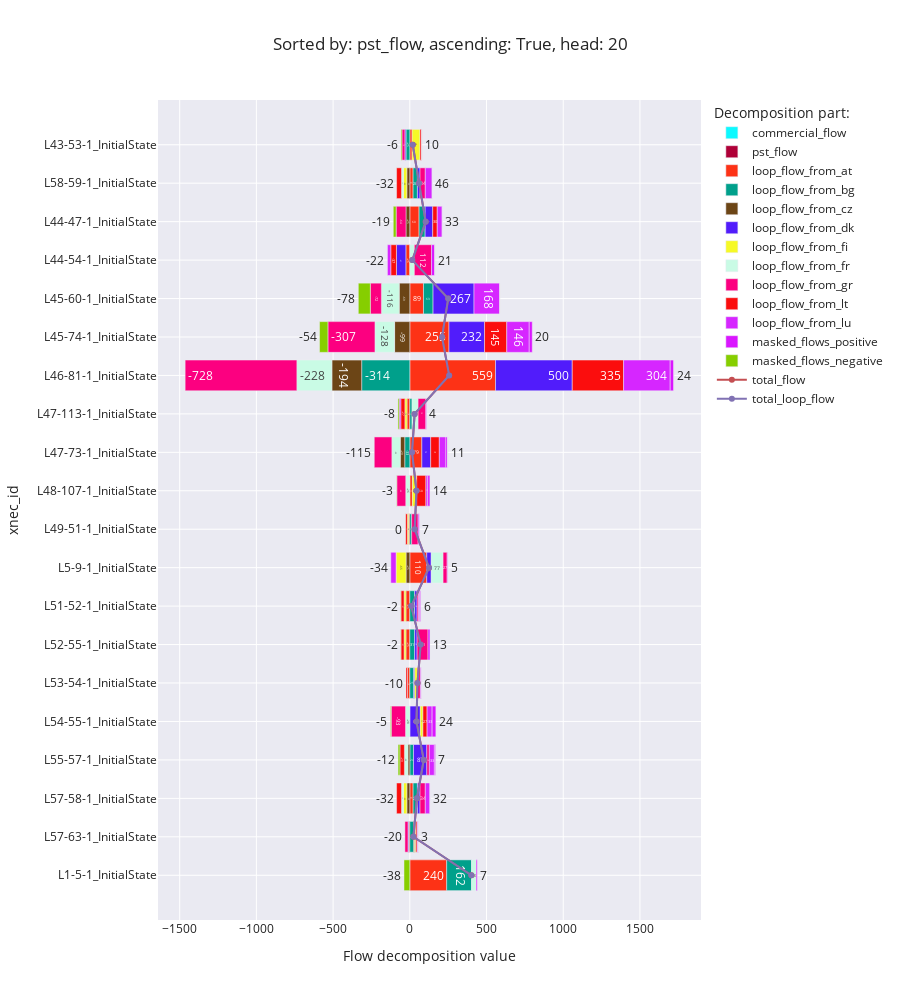

Write notebook code for a chart like this one.
### Code cell
flow_decomposition_bar_chart('pst_flow', ascending=True)

### Figure 1 — Plotly figure (JSON) as saved in the notebook; plotly's stock layout.template omitted (floating-point values rounded to 4 significant figures)
{"data": [{"alignmentgroup": "True", "hovertemplate": "Decomposition part:=commercial_flow<br>Flow decomposition value=%{x}<br>xnec_id=%{y}<extra></extra>", "legendgroup": "commercial_flow", "marker": {"color": "#0DF9FF", "pattern": {"shape": ""}}, "name": "commercial_flow", "offsetgroup": "commercial_flow", "orientation": "h", "showlegend": true, "textposition": "auto", "texttemplate": "%{x:.0f}", "type": "bar", "x": [null, null, null, null, null, null, null, null, null, null, null, null, null, null, null, null, null, null, null, null], "xaxis": "x", "y": ["L1-5-1_InitialState", "L57-63-1_InitialState", "L57-58-1_InitialState", "L55-57-1_InitialState", "L54-55-1_InitialState", "L53-54-1_InitialState", "L52-55-1_InitialState", "L51-52-1_InitialState", "L5-9-1_InitialState", "L49-51-1_InitialState", "L48-107-1_InitialState", "L47-73-1_InitialState", "L47-113-1_InitialState", "L46-81-1_InitialState", "L45-74-1_InitialState", "L45-60-1_InitialState", "L44-54-1_InitialState", "L44-47-1_InitialState", "L58-59-1_InitialState", "L43-53-1_InitialState"], "yaxis": "y"}, {"alignmentgroup": "True", "hovertemplate": "Decomposition part:=pst_flow<br>Flow decomposition value=%{x}<br>xnec_id=%{y}<extra></extra>", "legendgroup": "pst_flow", "marker": {"color": "#AF0038", "pattern": {"shape": ""}}, "name": "pst_flow", "offsetgroup": "pst_flow", "orientation": "h", "showlegend": true, "textposition": "auto", "texttemplate": "%{x:.0f}", "type": "bar", "x": [null, null, null, null, null, null, null, null, null, null, null, null, null, null, null, null, null, null, null, null], "xaxis": "x", "y": ["L1-5-1_InitialState", "L57-63-1_InitialState", "L57-58-1_InitialState", "L55-57-1_InitialState", "L54-55-1_InitialState", "L53-54-1_InitialState", "L52-55-1_InitialState", "L51-52-1_InitialState", "L5-9-1_InitialState", "L49-51-1_InitialState", "L48-107-1_InitialState", "L47-73-1_InitialState", "L47-113-1_InitialState", "L46-81-1_InitialState", "L45-74-1_InitialState", "L45-60-1_InitialState", "L44-54-1_InitialState", "L44-47-1_InitialState", "L58-59-1_InitialState", "L43-53-1_InitialState"], "yaxis": "y"}, {"alignmentgroup": "True", "hovertemplate": "Decomposition part:=loop_flow_from_at<br>Flow decomposition value=%{x}<br>xnec_id=%{y}<extra></extra>", "legendgroup": "loop_flow_from_at", "marker": {"color": "#FD3216", "pattern": {"shape": ""}}, "name": "loop_flow_from_at", "offsetgroup": "loop_flow_from_at", "orientation": "h", "showlegend": true, "textposition": "auto", "texttemplate": "%{x:.0f}", "type": "bar", "x": [240.2, -7.359, 21.33, null, null, -15.02, -25.32, -25.32, 110.4, -7.375, 16.89, 78.53, -18.26, 558.6, 255.4, 89.02, -25.82, 60.27, 21.33, 15.02], "xaxis": "x", "y": ["L1-5-1_InitialState", "L57-63-1_InitialState", "L57-58-1_InitialState", "L55-57-1_InitialState", "L54-55-1_InitialState", "L53-54-1_InitialState", "L52-55-1_InitialState", "L51-52-1_InitialState", "L5-9-1_InitialState", "L49-51-1_InitialState", "L48-107-1_InitialState", "L47-73-1_InitialState", "L47-113-1_InitialState", "L46-81-1_InitialState", "L45-74-1_InitialState", "L45-60-1_InitialState", "L44-54-1_InitialState", "L44-47-1_InitialState", "L58-59-1_InitialState", "L43-53-1_InitialState"], "yaxis": "y"}, {"alignmentgroup": "True", "hovertemplate": "Decomposition part:=loop_flow_from_bg<br>Flow decomposition value=%{x}<br>xnec_id=%{y}<extra></extra>", "legendgroup": "loop_flow_from_bg", "marker": {"color": "#00A08B", "pattern": {"shape": ""}}, "name": "loop_flow_from_bg", "offsetgroup": "loop_flow_from_bg", "orientation": "h", "showlegend": true, "textposition": "auto", "texttemplate": "%{x:.0f}", "type": "bar", "x": [162.0, 25.13, 28.18, 24.02, null, 25.06, 31.31, 31.31, null, 12.05, null, -33.21, 14.69, -313.9, null, 62.52, null, 39.48, 28.18, -25.06], "xaxis": "x", "y": ["L1-5-1_InitialState", "L57-63-1_InitialState", "L57-58-1_InitialState", "L55-57-1_InitialState", "L54-55-1_InitialState", "L53-54-1_InitialState", "L52-55-1_InitialState", "L51-52-1_InitialState", "L5-9-1_InitialState", "L49-51-1_InitialState", "L48-107-1_InitialState", "L47-73-1_InitialState", "L47-113-1_InitialState", "L46-81-1_InitialState", "L45-74-1_InitialState", "L45-60-1_InitialState", "L44-54-1_InitialState", "L44-47-1_InitialState", "L58-59-1_InitialState", "L43-53-1_InitialState"], "yaxis": "y"}, {"alignmentgroup": "True", "hovertemplate": "Decomposition part:=loop_flow_from_cz<br>Flow decomposition value=%{x}<br>xnec_id=%{y}<extra></extra>", "legendgroup": "loop_flow_from_cz", "marker": {"color": "#6C4516", "pattern": {"shape": ""}}, "name": "loop_flow_from_cz", "offsetgroup": "loop_flow_from_cz", "orientation": "h", "showlegend": true, "textposition": "auto", "texttemplate": "%{x:.0f}", "type": "bar", "x": [null, 6.203, -19.56, -12.39, null, null, null, null, -24.65, null, null, -29.15, null, -194.1, -99.33, -69.18, null, -25.01, -19.56, null], "xaxis": "x", "y": ["L1-5-1_InitialState", "L57-63-1_InitialState", "L57-58-1_InitialState", "L55-57-1_InitialState", "L54-55-1_InitialState", "L53-54-1_InitialState", "L52-55-1_InitialState", "L51-52-1_InitialState", "L5-9-1_InitialState", "L49-51-1_InitialState", "L48-107-1_InitialState", "L47-73-1_InitialState", "L47-113-1_InitialState", "L46-81-1_InitialState", "L45-74-1_InitialState", "L45-60-1_InitialState", "L44-54-1_InitialState", "L44-47-1_InitialState", "L58-59-1_InitialState", "L43-53-1_InitialState"], "yaxis": "y"}, {"alignmentgroup": "True", "hovertemplate": "Decomposition part:=loop_flow_from_dk<br>Flow decomposition value=%{x}<br>xnec_id=%{y}<extra></extra>", "legendgroup": "loop_flow_from_dk", "marker": {"color": "#511CFB", "pattern": {"shape": ""}}, "name": "loop_flow_from_dk", "offsetgroup": "loop_flow_from_dk", "orientation": "h", "showlegend": true, "textposition": "auto", "texttemplate": "%{x:.0f}", "type": "bar", "x": [null, -4.63, 17.06, 86.98, 68.43, 7.101, 16.11, 16.11, 29.29, null, null, 57.49, null, 500.1, 231.6, 266.9, -61.33, 49.46, 17.06, -7.101], "xaxis": "x", "y": ["L1-5-1_InitialState", "L57-63-1_InitialState", "L57-58-1_InitialState", "L55-57-1_InitialState", "L54-55-1_InitialState", "L53-54-1_InitialState", "L52-55-1_InitialState", "L51-52-1_InitialState", "L5-9-1_InitialState", "L49-51-1_InitialState", "L48-107-1_InitialState", "L47-73-1_InitialState", "L47-113-1_InitialState", "L46-81-1_InitialState", "L45-74-1_InitialState", "L45-60-1_InitialState", "L44-54-1_InitialState", "L44-47-1_InitialState", "L58-59-1_InitialState", "L43-53-1_InitialState"], "yaxis": "y"}, {"alignmentgroup": "True", "hovertemplate": "Decomposition part:=loop_flow_from_fi<br>Flow decomposition value=%{x}<br>xnec_id=%{y}<extra></extra>", "legendgroup": "loop_flow_from_fi", "marker": {"color": "#F6F926", "pattern": {"shape": ""}}, "name": "loop_flow_from_fi", "offsetgroup": "loop_flow_from_fi", "orientation": "h", "showlegend": true, "textposition": "auto", "texttemplate": "%{x:.0f}", "type": "bar", "x": [null, 7.11, -21.91, null, 17.09, 17.42, -12.3, -12.3, -64.97, -9.042, 27.92, null, -13.99, null, null, null, null, null, -21.91, 51.58], "xaxis": "x", "y": ["L1-5-1_InitialState", "L57-63-1_InitialState", "L57-58-1_InitialState", "L55-57-1_InitialState", "L54-55-1_InitialState", "L53-54-1_InitialState", "L52-55-1_InitialState", "L51-52-1_InitialState", "L5-9-1_InitialState", "L49-51-1_InitialState", "L48-107-1_InitialState", "L47-73-1_InitialState", "L47-113-1_InitialState", "L46-81-1_InitialState", "L45-74-1_InitialState", "L45-60-1_InitialState", "L44-54-1_InitialState", "L44-47-1_InitialState", "L58-59-1_InitialState", "L43-53-1_InitialState"], "yaxis": "y"}, {"alignmentgroup": "True", "hovertemplate": "Decomposition part:=loop_flow_from_fr<br>Flow decomposition value=%{x}<br>xnec_id=%{y}<extra></extra>", "legendgroup": "loop_flow_from_fr", "marker": {"color": "#C9FBE5", "pattern": {"shape": ""}}, "name": "loop_flow_from_fr", "offsetgroup": "loop_flow_from_fr", "orientation": "h", "showlegend": true, "textposition": "auto", "texttemplate": "%{x:.0f}", "type": "bar", "x": [29.53, null, -13.04, -22.97, -28.05, null, null, null, 77.09, null, -26.47, -54.64, 39.26, -228.3, -127.9, -116.1, 29.53, null, -13.04, null], "xaxis": "x", "y": ["L1-5-1_InitialState", "L57-63-1_InitialState", "L57-58-1_InitialState", "L55-57-1_InitialState", "L54-55-1_InitialState", "L53-54-1_InitialState", "L52-55-1_InitialState", "L51-52-1_InitialState", "L5-9-1_InitialState", "L49-51-1_InitialState", "L48-107-1_InitialState", "L47-73-1_InitialState", "L47-113-1_InitialState", "L46-81-1_InitialState", "L45-74-1_InitialState", "L45-60-1_InitialState", "L44-54-1_InitialState", "L44-47-1_InitialState", "L58-59-1_InitialState", "L43-53-1_InitialState"], "yaxis": "y"}, {"alignmentgroup": "True", "hovertemplate": "Decomposition part:=loop_flow_from_gr<br>Flow decomposition value=%{x}<br>xnec_id=%{y}<extra></extra>", "legendgroup": "loop_flow_from_gr", "marker": {"color": "#FC0080", "pattern": {"shape": ""}}, "name": "loop_flow_from_gr", "offsetgroup": "loop_flow_from_gr", "orientation": "h", "showlegend": true, "textposition": "auto", "texttemplate": "%{x:.0f}", "type": "bar", "x": [null, -20.04, 34.34, 16.12, -93.2, 19.12, 71.05, 10.05, 26.7, 42.31, -58.51, -114.8, 50.52, -728.1, -306.8, -72.14, 112.3, -64.33, 34.34, -19.12], "xaxis": "x", "y": ["L1-5-1_InitialState", "L57-63-1_InitialState", "L57-58-1_InitialState", "L55-57-1_InitialState", "L54-55-1_InitialState", "L53-54-1_InitialState", "L52-55-1_InitialState", "L51-52-1_InitialState", "L5-9-1_InitialState", "L49-51-1_InitialState", "L48-107-1_InitialState", "L47-73-1_InitialState", "L47-113-1_InitialState", "L46-81-1_InitialState", "L45-74-1_InitialState", "L45-60-1_InitialState", "L44-54-1_InitialState", "L44-47-1_InitialState", "L58-59-1_InitialState", "L43-53-1_InitialState"], "yaxis": "y"}, {"alignmentgroup": "True", "hovertemplate": "Decomposition part:=loop_flow_from_lt<br>Flow decomposition value=%{x}<br>xnec_id=%{y}<extra></extra>", "legendgroup": "loop_flow_from_lt", "marker": {"color": "#FB0D0D", "pattern": {"shape": ""}}, "name": "loop_flow_from_lt", "offsetgroup": "loop_flow_from_lt", "orientation": "h", "showlegend": true, "textposition": "auto", "texttemplate": "%{x:.0f}", "type": "bar", "x": [null, 9.227, -31.73, -29.14, 26.96, -10.08, -20.55, -20.55, null, -13.27, 60.08, 56.23, -26.73, 334.7, 145.0, null, -37.04, 29.5, -31.73, 10.08], "xaxis": "x", "y": ["L1-5-1_InitialState", "L57-63-1_InitialState", "L57-58-1_InitialState", "L55-57-1_InitialState", "L54-55-1_InitialState", "L53-54-1_InitialState", "L52-55-1_InitialState", "L51-52-1_InitialState", "L5-9-1_InitialState", "L49-51-1_InitialState", "L48-107-1_InitialState", "L47-73-1_InitialState", "L47-113-1_InitialState", "L46-81-1_InitialState", "L45-74-1_InitialState", "L45-60-1_InitialState", "L44-54-1_InitialState", "L44-47-1_InitialState", "L58-59-1_InitialState", "L43-53-1_InitialState"], "yaxis": "y"}, {"alignmentgroup": "True", "hovertemplate": "Decomposition part:=loop_flow_from_lu<br>Flow decomposition value=%{x}<br>xnec_id=%{y}<extra></extra>", "legendgroup": "loop_flow_from_lu", "marker": {"color": "#D626FF", "pattern": {"shape": ""}}, "name": "loop_flow_from_lu", "offsetgroup": "loop_flow_from_lu", "orientation": "h", "showlegend": true, "textposition": "auto", "texttemplate": "%{x:.0f}", "type": "bar", "x": [null, 5.106, 31.7, 33.0, 32.85, null, null, 6.547, -34.37, null, 11.79, 43.06, -10.38, 303.9, 146.3, 167.6, -21.84, 32.68, 45.7, null], "xaxis": "x", "y": ["L1-5-1_InitialState", "L57-63-1_InitialState", "L57-58-1_InitialState", "L55-57-1_InitialState", "L54-55-1_InitialState", "L53-54-1_InitialState", "L52-55-1_InitialState", "L51-52-1_InitialState", "L5-9-1_InitialState", "L49-51-1_InitialState", "L48-107-1_InitialState", "L47-73-1_InitialState", "L47-113-1_InitialState", "L46-81-1_InitialState", "L45-74-1_InitialState", "L45-60-1_InitialState", "L44-54-1_InitialState", "L44-47-1_InitialState", "L58-59-1_InitialState", "L43-53-1_InitialState"], "yaxis": "y"}, {"alignmentgroup": "True", "hovertemplate": "Decomposition part:=masked_flows_positive<br>Flow decomposition value=%{x}<br>xnec_id=%{y}<extra></extra>", "legendgroup": "masked_flows_positive", "marker": {"color": "#DA16FF", "pattern": {"shape": ""}}, "name": "masked_flows_positive", "offsetgroup": "masked_flows_positive", "orientation": "h", "showlegend": true, "textposition": "auto", "texttemplate": "%{x:.0f}", "type": "bar", "x": [7.487, 2.777, 0, 7.089, 24.49, 6.392, 12.6, 6.054, 5.452, 7.183, 14.15, 10.83, 4.136, 23.74, 19.76, 0, 20.68, 0, 0, 0], "xaxis": "x", "y": ["L1-5-1_InitialState", "L57-63-1_InitialState", "L57-58-1_InitialState", "L55-57-1_InitialState", "L54-55-1_InitialState", "L53-54-1_InitialState", "L52-55-1_InitialState", "L51-52-1_InitialState", "L5-9-1_InitialState", "L49-51-1_InitialState", "L48-107-1_InitialState", "L47-73-1_InitialState", "L47-113-1_InitialState", "L46-81-1_InitialState", "L45-74-1_InitialState", "L45-60-1_InitialState", "L44-54-1_InitialState", "L44-47-1_InitialState", "L58-59-1_InitialState", "L43-53-1_InitialState"], "yaxis": "y"}, {"alignmentgroup": "True", "hovertemplate": "Decomposition part:=masked_flows_negative<br>Flow decomposition value=%{x}<br>xnec_id=%{y}<extra></extra>", "legendgroup": "masked_flows_negative", "marker": {"color": "#86CE00", "pattern": {"shape": ""}}, "name": "masked_flows_negative", "offsetgroup": "masked_flows_negative", "orientation": "h", "showlegend": true, "textposition": "auto", "texttemplate": "%{x:.0f}", "type": "bar", "x": [-38.05, 0, 0, -12.12, -5.069, 0, -2.076, -2.076, 0, -0.2551, -2.503, 0, -8.032, 0, -54.37, -78.28, 0, -18.54, 0, -6.392], "xaxis": "x", "y": ["L1-5-1_InitialState", "L57-63-1_InitialState", "L57-58-1_InitialState", "L55-57-1_InitialState", "L54-55-1_InitialState", "L53-54-1_InitialState", "L52-55-1_InitialState", "L51-52-1_InitialState", "L5-9-1_InitialState", "L49-51-1_InitialState", "L48-107-1_InitialState", "L47-73-1_InitialState", "L47-113-1_InitialState", "L46-81-1_InitialState", "L45-74-1_InitialState", "L45-60-1_InitialState", "L44-54-1_InitialState", "L44-47-1_InitialState", "L58-59-1_InitialState", "L43-53-1_InitialState"], "yaxis": "y"}, {"mode": "lines+markers", "name": "total_flow", "type": "scatter", "x": [401.2, 23.52, 46.38, 90.6, 43.5, 49.99, 70.83, 9.832, 124.9, 31.6, 43.35, 14.3, 31.22, 256.5, 209.7, 250.3, 16.49, 103.5, 60.38, 19.01], "y": ["L1-5-1_InitialState", "L57-63-1_InitialState", "L57-58-1_InitialState", "L55-57-1_InitialState", "L54-55-1_InitialState", "L53-54-1_InitialState", "L52-55-1_InitialState", "L51-52-1_InitialState", "L5-9-1_InitialState", "L49-51-1_InitialState", "L48-107-1_InitialState", "L47-73-1_InitialState", "L47-113-1_InitialState", "L46-81-1_InitialState", "L45-74-1_InitialState", "L45-60-1_InitialState", "L44-54-1_InitialState", "L44-47-1_InitialState", "L58-59-1_InitialState", "L43-53-1_InitialState"]}, {"mode": "lines+markers", "name": "total_loop_flow", "type": "scatter", "x": [401.2, 23.52, 46.38, 90.6, 43.5, 49.99, 70.83, 9.832, 124.9, 31.6, 43.35, 14.3, 31.22, 256.5, 209.7, 250.3, 16.49, 103.5, 60.38, 19.01], "y": ["L1-5-1_InitialState", "L57-63-1_InitialState", "L57-58-1_InitialState", "L55-57-1_InitialState", "L54-55-1_InitialState", "L53-54-1_InitialState", "L52-55-1_InitialState", "L51-52-1_InitialState", "L5-9-1_InitialState", "L49-51-1_InitialState", "L48-107-1_InitialState", "L47-73-1_InitialState", "L47-113-1_InitialState", "L46-81-1_InitialState", "L45-74-1_InitialState", "L45-60-1_InitialState", "L44-54-1_InitialState", "L44-47-1_InitialState", "L58-59-1_InitialState", "L43-53-1_InitialState"]}], "layout": {"barmode": "relative", "height": 1000, "legend": {"title": {"text": "Decomposition part:"}, "tracegroupgap": 0}, "title": {"text": "Sorted by: pst_flow, ascending: True, head: 20"}, "xaxis": {"anchor": "y", "domain": [0, 1], "title": {"text": "Flow decomposition value"}}, "yaxis": {"anchor": "x", "domain": [0, 1], "title": {"text": "xnec_id"}}}}
